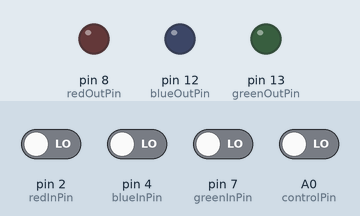
This sketch was run on a simulated Arduino Uno, built with avr-gcc and run on an emulated ATmega328P. Parts: output pins drawn as LEDs (lit = HIGH). Inputs (shaded band) come from the test bench; at power-on: A0 (controlPin), pin 2 (redInPin), pin 4 (blueInPin), pin 7 (greenInPin) LOW. What the sketch prints to the serial monitor is not drawn.

Above: at 1.2 s.
1.3 s: pin 2 (redInPin) driven HIGH and A0 (controlPin) driven HIGH
At 1.8 s:
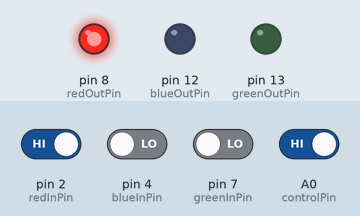
Timing chart, 0 to 7.9 s (numbered marks = the images above; inputs shaded):
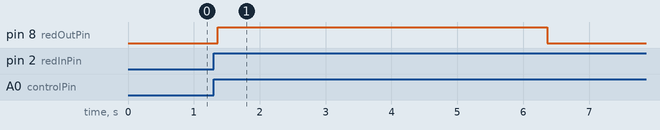

The sketch:

JeopardyBuzzers.ino
```cpp
/* Jeopardy Buzzers Arduino program
* author: Spenser McGaughey
* date: 06/27/2021
*/

/* The following 7 lines define the switch inputs and LED outputs.
* The colors are arbitrary, just what I used when I first wrote the program.
* In pins are for the buttons or whatever is used as the switches.
* Out pins are for the LEDs
*/
const int redInPin = 2;
const int blueInPin = 4;
const int greenInPin  = 7;
const int controlPin = A0;
const int redOutPin = 8;
const int blueOutPin = 12;
const int greenOutPin = 13;

/* The following are some important variables
* buttonState variables represent the state of each button
* controlState is the state of the host's button
* lastControlState allows for keeping track of if the host's button state has changed
*/
int buttonStateR = 0;
int buttonStateB = 0;
int buttonStateG = 0;
int controlState = 0;
int lastControlState = 0;
int stateChange = 0;
int lastStateChange = 0;
unsigned long time;
unsigned long lastTime = 0;
unsigned long three = 3000.0;

void setup() {
  pinMode(redInPin, INPUT);
  pinMode(blueInPin, INPUT);
  pinMode(greenInPin, INPUT);
  pinMode(controlPin, INPUT);
  pinMode(redOutPin, OUTPUT);
  pinMode(blueOutPin, OUTPUT);
  pinMode(greenOutPin, OUTPUT);
  Serial.begin(9600);
}

void loop() {
  // put your main code here, to run repeatedly:

 time = millis();

  buttonStateR = digitalRead(redInPin);
  buttonStateB = digitalRead(blueInPin);
  buttonStateG = digitalRead(greenInPin);
  controlState = digitalRead(controlPin);

if(controlState!=lastControlState){
   if(controlState==HIGH){
    stateChange++;
    delay(40);
    lastTime = time;
   }
   lastControlState=controlState;
}
 if(stateChange!= lastStateChange){
  if(buttonStateR==HIGH){
    digitalWrite(redOutPin, HIGH);
    digitalWrite(blueOutPin, LOW);
    digitalWrite(greenOutPin, LOW);
    delay(5000);
    lastStateChange=stateChange;
  }
  else if(buttonStateB==HIGH){
    digitalWrite(redOutPin, LOW);
    digitalWrite(blueOutPin, HIGH);
    digitalWrite(greenOutPin, LOW);
    delay(5000);
    lastStateChange=stateChange;
  }
  else if(buttonStateG==HIGH){
    digitalWrite(redOutPin, LOW);
    digitalWrite(blueOutPin, LOW);
    digitalWrite(greenOutPin, HIGH);
    delay(5000);
    lastStateChange=stateChange;
  }
  else{
    digitalWrite(redOutPin, LOW);
    digitalWrite(blueOutPin, LOW);
    digitalWrite(greenOutPin, LOW);
  }

  // The following lines make the LEDs flash when the time is up
  if(time>=(lastTime+three)){
  digitalWrite(redOutPin, HIGH);
  digitalWrite(blueOutPin, HIGH);
  digitalWrite(greenOutPin, HIGH);
  delay(100);
  digitalWrite(redOutPin, LOW);
  digitalWrite(blueOutPin, LOW);
  digitalWrite(greenOutPin, LOW);
  delay(100);
  digitalWrite(redOutPin, HIGH);
  digitalWrite(blueOutPin, HIGH);
  digitalWrite(greenOutPin, HIGH);
  delay(100);
  lastStateChange=stateChange;
  }
  digitalWrite(redOutPin, LOW);
  digitalWrite(blueOutPin, LOW);
  digitalWrite(greenOutPin, LOW);

}
delay(30);
Serial.println(lastTime);
}
```

Measured:
- after the input at 1.3 s, pin 8 (redOutPin): LOW → HIGH after 0.06 s, → LOW 5.0 s later
